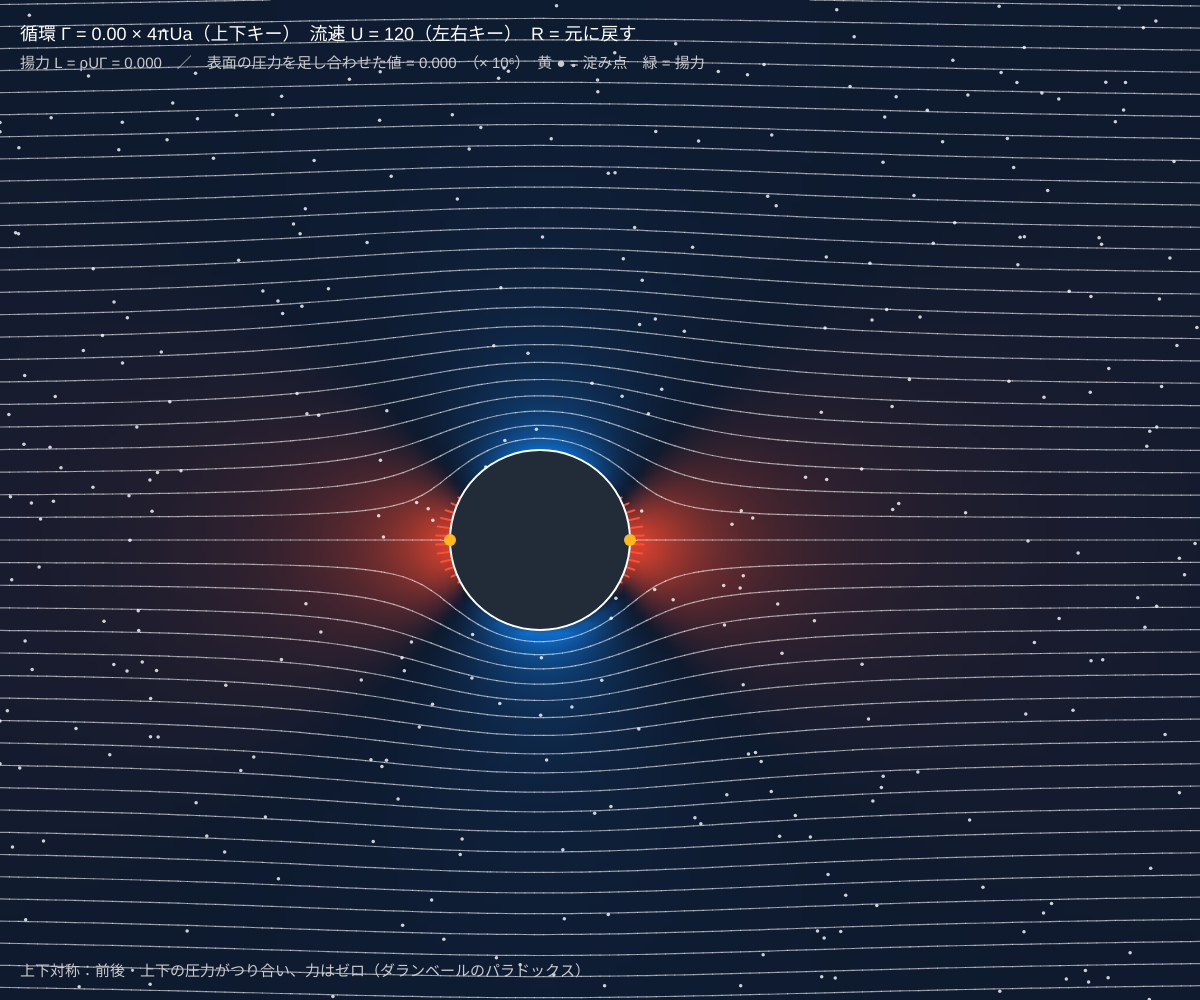
Frame 1 (no input)
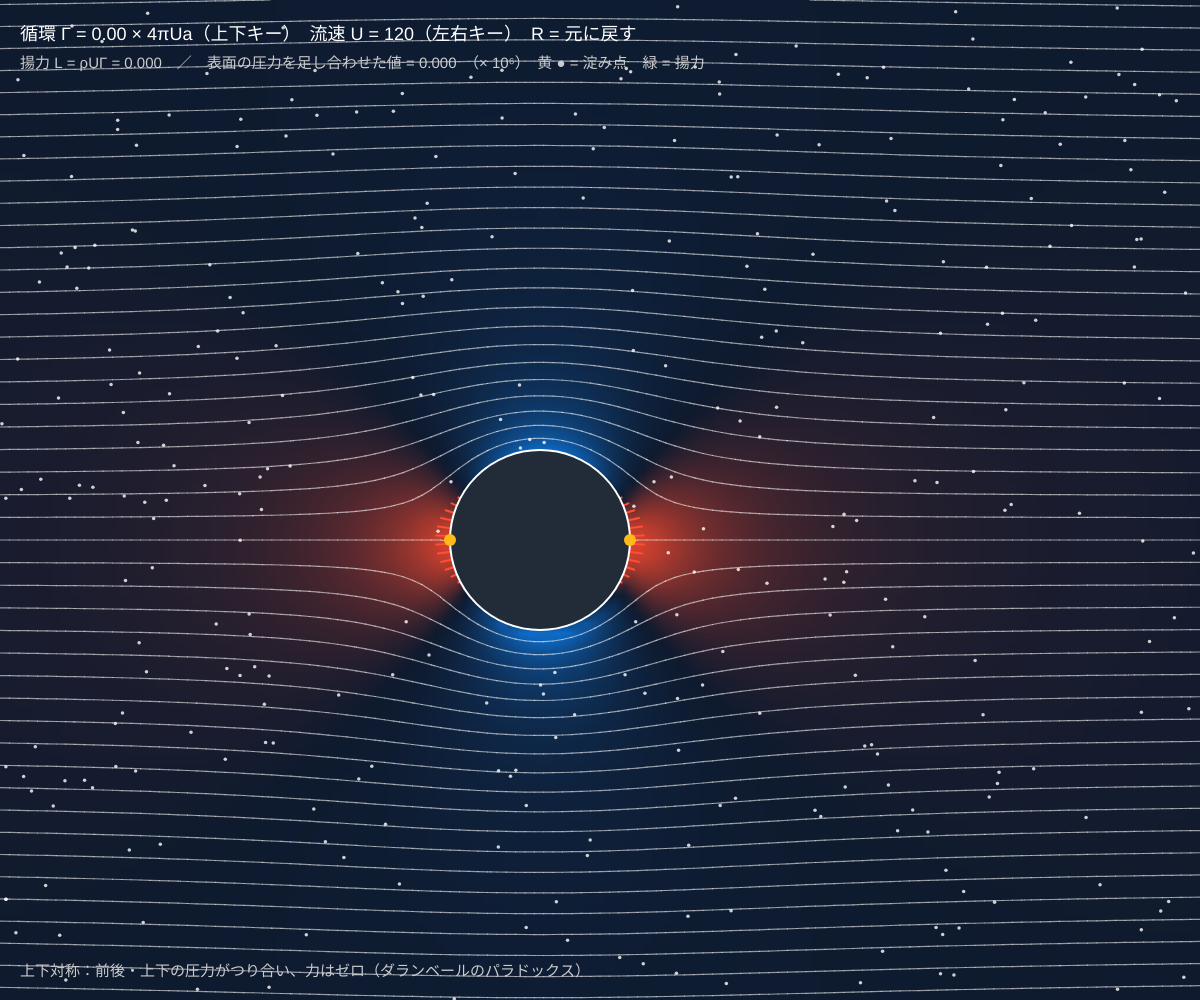
Frame 60 (no input)
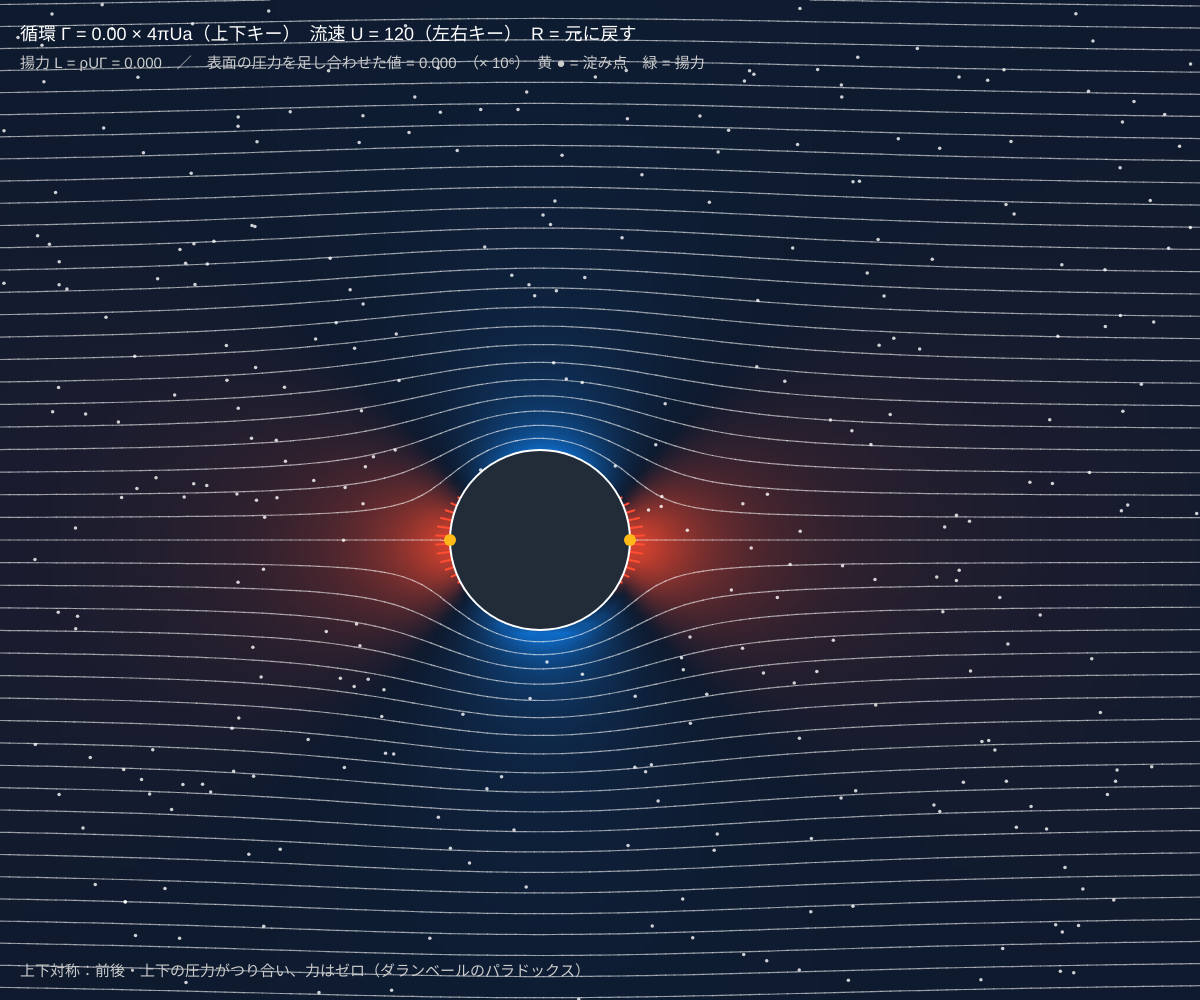
Frame 120 (the mouse pressed at the canvas centre since frame 60)

The p5.js sketch that drew these frames (run headless with seeded random() and noise() and a simulated clock; from frame 60 on, the mouse is pressed at the canvas centre):

// p5.js sketch
// ── sketch.js
// ============================================
// 04 円柱まわりの流れと循環 ─ クッタ・ジューコフスキーの定理
// 一様流 U の中の円柱（半径 a）に、循環 Γ（まわりを回る流れ）を足す
//   ψ = U (r − a²/r) sin θ + (Γ / 2π) ln(r / a)
// Γ = 0 なら上下対称で力はゼロ。Γ を足すと上が速く・下が遅くなり、圧力差で持ち上がる
//   揚力 L = ρ U Γ（形によらない！）　　回るボールが曲がる「マグヌス効果」と同じ
// 上下キー = 循環 Γ / 左右キー = 流速 U / R = 元に戻す
// ============================================

let U = 120; // ★ 一様流の速さ [px/秒]
let a = 90; // ★ 円柱の半径 [px]
let gam = 0; // 循環 Γ ÷ (4πUa)。1 をこえると淀み点が円柱からはなれる
let rho = 1; // ★ 密度
let spacing = 22; // ★ 流線の間かく [px]

let layer, fieldImg, dots = [], dirty = true;
let GX = 129, GY, cell, cx, cy;

function setup() {
  createCanvas(windowWidth, windowHeight);
  colorMode(HSB, 360, 100, 100, 100);
  layer = createGraphics(width, height);
  layer.colorMode(HSB, 360, 100, 100, 100);
  cell = width / (GX - 1);
  GY = Math.ceil(height / cell) + 1;
  fieldImg = createImage(GX, GY);
  cx = width * 0.45; cy = height * 0.54;
  a = Math.min(a, height * 0.14);
  for (let i = 0; i < 320; i++) dots.push({ x: Math.random() * width, y: Math.random() * height });
}

function circulation() { return gam * 4 * Math.PI * U * a; }

// ★ 流れ関数 ψ と速度（x 右向き・y 上向きの座標。円柱の中心が原点）
function flowAt(x, y) {
  let r2 = Math.max(x * x + y * y, a * a), r = Math.sqrt(r2), sn = y / r, cs = x / r, G = circulation() / (2 * Math.PI);
  let psi = U * (r - a * a / r) * sn + G * Math.log(r / a);
  let vr = U * (1 - a * a / r2) * cs; // 半径方向
  let vt = -U * (1 + a * a / r2) * sn - G / r; // 周方向（反時計回りが正）
  return [psi, vr * cs - vt * sn, vr * sn + vt * cs];
}

// 圧力の色と流線を描き直す（Γ か U を変えたときだけ）
function rebuild() {
  let f = new Float32Array(GX * GY);
  fieldImg.loadPixels();
  for (let j = 0; j < GY; j++) for (let i = 0; i < GX; i++) {
    let w = flowAt(i * cell - cx, cy - j * cell);
    f[i + j * GX] = w[0] / (U * spacing);
    // ベルヌーイの定理：圧力係数 Cp = (p − p∞) / (½ρU²) = 1 − (v/U)²
    let cp = constrain(1 - (w[1] * w[1] + w[2] * w[2]) / (U * U), -3, 1), k = (i + j * GX) * 4;
    let hot = Math.max(cp, 0), cold = Math.max(-cp / 3, 0); // 赤 = 高圧、青 = 低圧
    fieldImg.pixels[k] = 14 + 200 * hot; fieldImg.pixels[k + 1] = 26 + 40 * hot + 90 * cold; fieldImg.pixels[k + 2] = 46 + 170 * cold; fieldImg.pixels[k + 3] = 255;
  }
  fieldImg.updatePixels();
  layer.clear();
  layer.image(fieldImg, 0, 0, (GX) * cell, (GY) * cell);
  layer.stroke(0, 0, 100, 55); layer.strokeWeight(1.2);
  contourLines(layer, f, GX, GY, (i, j) => i * cell, (i, j) => j * cell, 0);
  dirty = false;
}

function draw() {
  if (dirty) rebuild();
  image(layer, 0, 0, width, height);
  let dt = Math.min(deltaTime / 1000, 0.033), G = circulation();

  // 流れに乗る粒
  noStroke(); fill(0, 0, 100, 80);
  for (let q of dots) {
    let w = flowAt(q.x - cx, cy - q.y);
    q.x += w[1] * dt; q.y -= w[2] * dt;
    if (q.x > width || q.y < 0 || q.y > height || Math.hypot(q.x - cx, q.y - cy) < a) { q.x = 0; q.y = Math.random() * height; }
    circle(q.x, q.y, 3.5);
  }

  // ---- 円柱の表面：圧力の色と、圧力が押す力（矢印）。足し合わせて揚力を数値で求める
  let liftSum = 0, n = 72;
  for (let k = 0; k < n; k++) {
    let th = (k + 0.5) * 2 * Math.PI / n;
    let vt = -2 * U * Math.sin(th) - G / (2 * Math.PI * a); // 表面の速さ
    let cp = 1 - vt * vt / (U * U);
    liftSum += -(0.5 * rho * U * U * cp) * Math.sin(th) * a * (2 * Math.PI / n); // 圧力 × 面積 × 上向き成分
    let px = cx + a * Math.cos(th), py = cy - a * Math.sin(th), len = constrain(cp, -6, 1) * 14;
    stroke(cp > 0 ? 8 : 205, 80, 100); strokeWeight(2);
    line(px, py, px + len * Math.cos(th), py - len * Math.sin(th)); // 外向き = 高圧、内向き = 低圧（吸われる）
  }
  fill(215, 40, 22); stroke(0, 0, 100); strokeWeight(2);
  circle(cx, cy, 2 * a);
  // 回転の向き
  noFill(); stroke(42, 80, 100); strokeWeight(3);
  if (Math.abs(gam) > 0.01) { arc(cx, cy, a, a, 0.4, 5.2); let s = gam > 0 ? 5.2 : 0.4, d = gam > 0 ? 1 : -1; line(cx + a / 2 * Math.cos(s), cy + a / 2 * Math.sin(s), cx + a / 2 * Math.cos(s) - 12 * d, cy + a / 2 * Math.sin(s) - 10); }
  // 淀み点（速さ 0 の点）：sin θ = −Γ / (4πUa)
  noStroke(); fill(42, 90, 100);
  if (Math.abs(gam) <= 1) {
    let ths = Math.asin(-gam);
    circle(cx + a * Math.cos(ths), cy - a * Math.sin(ths), 12); circle(cx - a * Math.cos(ths), cy - a * Math.sin(ths), 12);
  } else {
    let rs = a * (Math.abs(gam) + Math.sqrt(gam * gam - 1)); // 円柱をはなれた淀み点
    circle(cx, cy + (gam > 0 ? rs : -rs), 12);
  }
  // 揚力の矢印
  let L = rho * U * G; // ★ クッタ・ジューコフスキーの定理
  stroke(130, 70, 100); strokeWeight(5);
  let len = constrain(L / (rho * U * U * a) * 12, -220, 220);
  if (Math.abs(len) > 2) { line(cx, cy, cx, cy - len); line(cx, cy - len, cx - 9, cy - len + (len > 0 ? 12 : -12)); line(cx, cy - len, cx + 9, cy - len + (len > 0 ? 12 : -12)); }

  noStroke(); fill(0, 0, 100); textSize(18);
  text('循環 Γ = ' + nf(gam, 1, 2) + ' × 4πUa（上下キー）　流速 U = ' + U + '（左右キー）　R = 元に戻す', 20, 40);
  fill(0, 0, 80); textSize(15);
  text('揚力 L = ρUΓ = ' + nf(L / 1e6, 1, 3) + '　／　表面の圧力を足し合わせた値 = ' + nf(liftSum / 1e6, 1, 3) + '　（× 10⁶）　黄 ● = 淀み点　緑 = 揚力', 20, 68);
  text(Math.abs(gam) < 0.01 ? '上下対称：前後・上下の圧力がつり合い、力はゼロ（ダランベールのパラドックス）' : Math.abs(gam) <= 1 ? '上が速い → 上の圧力が低い（青）→ 上に吸い上げられる' : '淀み点が円柱からはなれ、円柱のまわりを回り続ける流体ができる', 20, height - 24);
}

function keyPressed() {
  if (key === UP_ARROW) gam = Math.min(gam + 0.1, 1.6);
  if (key === DOWN_ARROW) gam = Math.max(gam - 0.1, -1.6);
  if (key === RIGHT_ARROW) U = Math.min(U + 20, 240);
  if (key === LEFT_ARROW) U = Math.max(U - 20, 40);
  if (key === 'r' || key === 'R') { gam = 0; U = 120; }
  if (Math.abs(gam) < 0.001) gam = 0;
  dirty = true;
}

// ---------- やってみよう ----------
// 1. Γ = 0 で淀み点（黄）が前後にあるのを確認。上キーで Γ を増やすと 2 つの淀み点はどう動く？
// 2. Γ = 1.00 で 2 つが真下で 1 つに。それより増やすと？
// 3. 「ρUΓ」と「圧力を足し合わせた値」がいつも一致することを確かめる（定理の中身）
// 4. U を 2 倍にすると揚力は何倍？（Γ も 4πUa に比例させているので…）
// 5. 下キーで Γ を負に。野球のカーブ・サッカーの無回転でないシュートを思い出そう


// ==================================================
// ここから下は「等高線を描く道具」です
// ==================================================
// 等高線を引く（マーチングスクエア法）：nx × ny の格子の値 f が「整数」になる所を線で結ぶ
// X(i, j), Y(i, j) = 格子点の画面座標。wrap > 0 なら、値が wrap だけ飛ぶ「切れ目」をまたいでつなぐ
function contourLines(g, f, nx, ny, X, Y, wrap) {
  for (let j = 0; j < ny - 1; j++) for (let i = 0; i < nx - 1; i++) {
    let c = [f[i + j * nx], f[i + 1 + j * nx], f[i + 1 + (j + 1) * nx], f[i + (j + 1) * nx]];
    if (wrap) for (let k = 1; k < 4; k++) c[k] -= wrap * Math.round((c[k] - c[0]) / wrap);
    let lo = Math.min(c[0], c[1], c[2], c[3]), hi = Math.max(c[0], c[1], c[2], c[3]);
    if (!(hi - lo < 5)) continue; // 特異点のすぐそば（値が急変）は描かない
    let px = [X(i, j), X(i + 1, j), X(i + 1, j + 1), X(i, j + 1)], py = [Y(i, j), Y(i + 1, j), Y(i + 1, j + 1), Y(i, j + 1)];
    for (let L = Math.ceil(lo); L <= hi; L++) {
      let q = [];
      for (let k = 0; k < 4; k++) {
        let a = c[k], b = c[(k + 1) % 4];
        if ((a < L) !== (b < L)) { let s = (L - a) / (b - a); q.push(px[k] + s * (px[(k + 1) % 4] - px[k]), py[k] + s * (py[(k + 1) % 4] - py[k])); }
      }
      if (q.length >= 4) g.line(q[0], q[1], q[2], q[3]);
      if (q.length === 8) g.line(q[4], q[5], q[6], q[7]);
    }
  }
}
